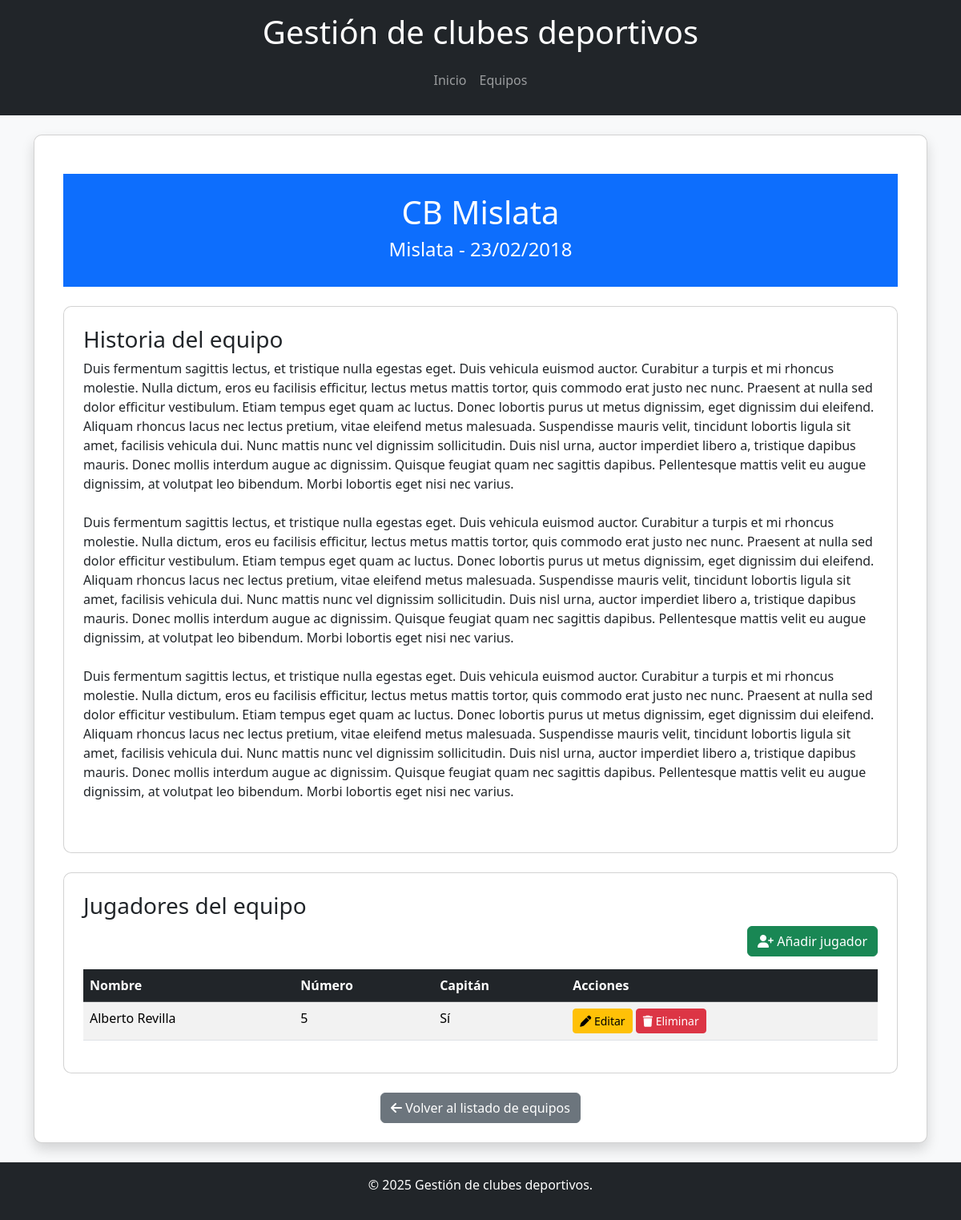
Page /ficha.php?id=3 on the committed database.
### tables this page shows
CREATE TABLE `teams` (
  `id` int(11) NOT NULL,
  `name` varchar(100) NOT NULL,
  `city` varchar(100) DEFAULT NULL,
  `sport` enum('Futbol','Baloncesto','Volleyball','Otro') NOT NULL,
  `founded_date` date NOT NULL,
  `history` text DEFAULT NULL
);

CREATE TABLE `players` (
  `id` int(11) NOT NULL,
  `name` varchar(100) NOT NULL,
  `number` int(11) NOT NULL,
  `team_id` int(11) NOT NULL,
  `is_captain` tinyint(1) DEFAULT 0
);

### app/Controllers/FichaController.php (called while the page is built, shortened)
<?php
class FichaController {
    public function showFicha($id) {
        $team = TeamModel::getById($id);
        $players = PlayerModel::getByTeamId($id);
        include __DIR__ . '/../Views/ficha.php';
    }
}

### public/ficha.php (called while the page is built, shortened)
<?php
$controller = new FichaController();
$controller->showFicha($_GET['id'] ?? null);

### app/Models/TeamModel.php (called while the page is built, shortened)
<?php
class TeamModel {
    public static function getById(int $id): ?array {
        $pdo = Database::getConnection();
        $stmt = $pdo->prepare("SELECT * FROM teams WHERE id = :id");
        $stmt->execute([':id' => $id]);
        $team = $stmt->fetch(PDO::FETCH_ASSOC);
        return $team ?: null;
    }
}

### app/Models/PlayerModel.php (called while the page is built, shortened)
<?php
class PlayerModel {
    public static function getByTeamId(int $teamId): array {
        $pdo = Database::getConnection();
        $stmt = $pdo->prepare("SELECT * FROM players WHERE team_id = :team_id");
        $stmt->execute([':team_id' => $teamId]);
        return $stmt->fetchAll(PDO::FETCH_ASSOC);
    }
}

### app/Views/ficha.php (the view, shortened to what this page needs)
<?php include __DIR__ . '/templates/header.php'; ?>
<div class="container mt-4">
    <header class="text-center bg-primary text-white py-4">
        <h1><?php echo htmlspecialchars($team['name']); ?></h1>
        <h4 class="mt-2"><?php echo htmlspecialchars($team['city'] ?? 'Ciudad no disponible'); ?> -
            <?php echo htmlspecialchars(date("d/m/Y", strtotime($team['founded_date']))); ?>
        </h4>
    </header>
    <div class="card mt-4 p-4">
        <h3>Historia del equipo</h3>
        <p><?php echo nl2br(htmlspecialchars($team['history'] ?? 'No hay información disponible.')); ?></p>
    </div>
    <div class="card mt-4 p-4">
        <h3>Jugadores del equipo</h3>
        <div class="text-end mb-3">
            <button type="button" class="btn btn-success" data-bs-toggle="modal" data-bs-target="#addPlayerModal">
                <i class="fa-solid fa-user-plus"></i> Añadir jugador
            </button>
        </div>
        <table class="table table-striped">
            <thead class="table-dark">
                <tr>
                    <th>Nombre</th>
                    <th>Número</th>
                    <th>Capitán</th>
                    <th>Acciones</th>
                </tr>
            </thead>
            <tbody>
                <?php foreach ($players as $player) : ?>
                    <tr>
                        <td><?php echo htmlspecialchars($player['name']); ?></td>
                        <td><?php echo htmlspecialchars($player['number']); ?></td>
                        <td><?php echo $player['is_captain'] ? 'Sí' : 'No'; ?></td>
                        <td>
                            <button class="btn btn-warning btn-sm edit-player"
                                data-player-id="<?php echo $player['id']; ?>"
                                data-player-name="<?php echo htmlspecialchars($player['name']); ?>"
                                data-player-number="<?php echo $player['number']; ?>"
                                data-player-captain="<?php echo $player['is_captain']; ?>">
                                <i class="fa-solid fa-pen"></i> Editar
                            </button>
                            <button class="btn btn-danger btn-sm delete-player" data-player-id="<?php echo $player['id']; ?>">
                                <i class="fa-solid fa-trash"></i> Eliminar
                            </button>
                        </td>
                    </tr>
                <?php endforeach; ?>
            </tbody>
        </table>
    </div>
    <div class="text-center mt-4">
        <a href="equipos.php" class="btn btn-secondary">
            <i class="fa-solid fa-arrow-left"></i> Volver al listado de equipos
        </a>
    </div>
</div>
<?php include __DIR__ . '/templates/footer.php'; ?>

### assets/css/styles.css (style rules this page uses)
body { background-color: #f8f9fa; }
.card { border-radius: 10px; }

### rows in the picture
teams: name "CB Mislata", city "Mislata", founded_date "23/02/2018", history "Duis fermentum sagittis lectus, et tristique nulla egestas eget. Duis vehicula euismod auctor. Curabitur a turpis et mi rhoncus molestie. Nulla dictum, eros eu facilisis efficitur, lectus metus mattis tortor, quis commodo erat justo nec nunc. Praesent at nulla sed dolor efficitur vestibulum. Etiam tempus eget quam ac luctus. Donec lobortis purus ut metus dignissim, eget dignissim dui eleifend. Aliquam rhoncus lacus nec lectus pretium, vitae eleifend metus malesuada. Suspendisse mauris velit, tincidunt lobortis ligula sit amet, facilisis vehicula dui. Nunc mattis nunc vel dignissim sollicitudin. Duis nisl urna, auctor imperdiet libero a, tristique dapibus mauris. Donec mollis interdum augue…"
players: name "Alberto Revilla", number "5", is_captain "Sí"
